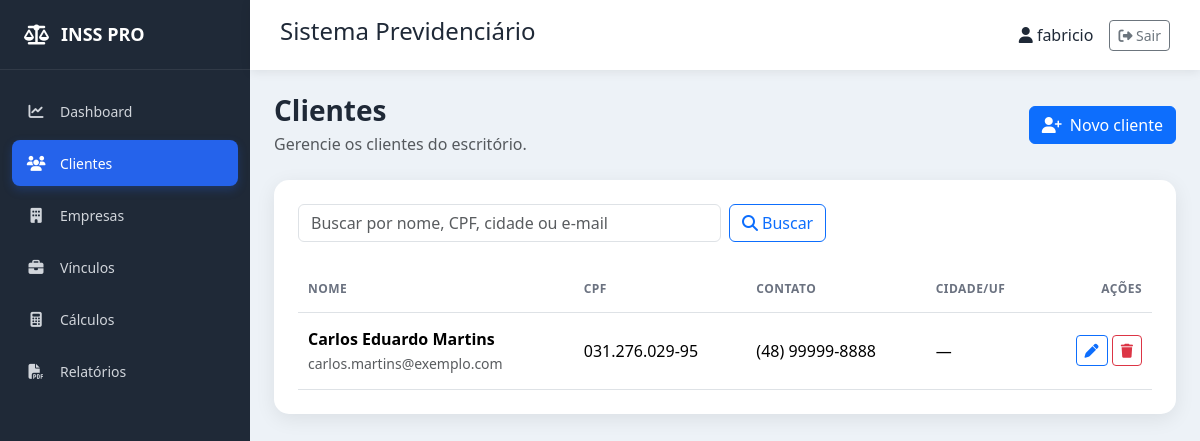
The app's page /clientes/ (signed in) with its own data.
### clientes/models.py (models this page shows, shortened)
class Cliente(models.Model):
    SEXO = [
        ("M", "Masculino"),
        ("F", "Feminino"),
    ]
    ESTADO_CIVIL = [
        ("Solteiro", "Solteiro"),
        ("Casado", "Casado"),
        ("Divorciado", "Divorciado"),
        ("Viúvo", "Viúvo"),
        ("União Estável", "União Estável"),
    ]
    nome = models.CharField(
        max_length=200
    )
    cpf = models.CharField(
        max_length=14,
        unique=True
    )
    rg = models.CharField(
        max_length=20,
        blank=True
    )
    nascimento = models.DateField()
    sexo = models.CharField(
        max_length=1,
        choices=SEXO
    )
    estado_civil = models.CharField(
        max_length=20,
        choices=ESTADO_CIVIL,
        blank=True
    )
    telefone = models.CharField(
        max_length=20,
        blank=True
    )
    celular = models.CharField(
        max_length=20,
        blank=True
    )
    email = models.EmailField(
        blank=True
    )
    cep = models.CharField(
        max_length=10,
        blank=True
    )
    endereco = models.CharField(
        max_length=200,
        blank=True
    )
    numero = models.CharField(
        max_length=10,
        blank=True
    )
    complemento = models.CharField(
        max_length=100,
        blank=True
    )
    bairro = models.CharField(
        max_length=100,
        blank=True
    )
    cidade = models.CharField(
        max_length=100,
        blank=True
    )
    estado = models.CharField(
        max_length=2,
        blank=True
    )
    pis = models.CharField(
        max_length=20,
        blank=True
    )
    beneficio = models.CharField(
        max_length=30,
        blank=True
    )
    observacoes = models.TextField(
        blank=True
    )
    criado_em = models.DateTimeField(
        auto_now_add=True
    )
    atualizado_em = models.DateTimeField(
        auto_now=True
    )
    class Meta:
        ordering = ["nome"]
        verbose_name = "Cliente"
        verbose_name_plural = "Clientes"

### clientes/views.py (the view)
# urls.py: path("clientes/", views.lista, name="lista"),
def lista(request):
    termo = request.GET.get("q", "").strip()
    clientes = Cliente.objects.all()
    if termo:
        clientes = clientes.filter(
            Q(nome__icontains=termo) | Q(cpf__icontains=termo) | Q(cidade__icontains=termo) | Q(email__icontains=termo)
        )
    return render(request, "clientes/lista.html", {"clientes": clientes, "termo": termo})

### templates/clientes/lista.html (shortened to what this page needs)
{% extends "base.html" %}
{% block content %}
<div class="page-header d-flex flex-wrap justify-content-between align-items-center gap-3 mb-4"><div><h1 class="h3 mb-1">Clientes</h1><p class="text-muted mb-0">Gerencie os clientes do escritório.</p></div><a href="{% url 'clientes:cadastrar' %}" class="btn btn-primary"><i class="fa-solid fa-user-plus me-2"></i>Novo cliente</a></div>
<div class="card content-card"><div class="card-body p-4"><form method="get" class="row g-2 mb-4"><div class="col-md-8 col-lg-6"><input type="search" name="q" value="{{ termo }}" class="form-control" placeholder="Buscar por nome, CPF, cidade ou e-mail"></div><div class="col-auto"><button class="btn btn-outline-primary" type="submit"><i class="fa-solid fa-magnifying-glass me-1"></i>Buscar</button></div>{% if termo %}<div class="col-auto"><a href="{% url 'clientes:lista' %}" class="btn btn-outline-secondary">Limpar</a></div>{% endif %}</form><div class="table-responsive"><table class="table align-middle mb-0"><thead><tr><th>Nome</th><th>CPF</th><th>Contato</th><th>Cidade/UF</th><th class="text-end">Ações</th></tr></thead><tbody>{% for cliente in clientes %}<tr><td><strong>{{ cliente.nome }}</strong><br><small class="text-muted">{{ cliente.email|default:"Sem e-mail" }}</small></td><td>{{ cliente.cpf }}</td><td>{{ cliente.celular|default:cliente.telefone|default:"Não informado" }}</td><td>{% if cliente.cidade %}{{ cliente.cidade }}{% if cliente.estado %}/{{ cliente.estado }}{% endif %}{% else %}—{% endif %}</td><td class="text-end text-nowrap"><a href="{% url 'clientes:editar' cliente.pk %}" class="btn btn-sm btn-outline-primary" aria-label="Editar {{ cliente.nome }}"><i class="fa-solid fa-pen"></i></a> <a href="{% url 'clientes:excluir' cliente.pk %}" class="btn btn-sm btn-outline-danger" aria-label="Excluir {{ cliente.nome }}"><i class="fa-solid fa-trash"></i></a></td></tr>{% empty %}<tr><td colspan="5" class="text-center py-5 text-muted"><i class="fa-solid fa-users fs-2 d-block mb-2"></i>{% if termo %}Nenhum cliente encontrado para a busca.{% else %}Nenhum cliente cadastrado ainda.{% endif %}</td></tr>{% endfor %}</tbody></table></div></div></div>
{% endblock %}

### templates/navbar.html (shortened to what this page needs)
<div class="topbar">
    <h4>Sistema Previdenciário</h4>
    <div class="d-flex align-items-center gap-3">
        <span>
            <i class="fa-solid fa-user"></i>
            {{ request.user.username }}
        </span>
        <form method="post" action="{% url 'logout' %}" class="m-0">
            <button type="submit"
                    class="btn btn-outline-secondary btn-sm">
                <i class="fa-solid fa-right-from-bracket"></i>
                Sair
            </button>
        </form>
    </div>
</div>

### static/css/style.css (style rules this page uses)
* { margin: 0; padding: 0; box-sizing: border-box; }
body { font-family: "Segoe UI", Arial, sans-serif; background: #edf2f7; color: #1f2937; }
.topbar { height: 70px; background: white; box-shadow: 0 2px 10px rgba(0, 0, 0, 0.08); display: flex; align-items: center; justify-content: space-between; padding: 0 30px; }
.page-header h1 { font-weight: 700; }
.content-card { border: none; border-radius: 15px; box-shadow: 0 5px 20px rgba(0, 0, 0, 0.08); }
.content-card .table thead th { color: #6b7280; font-size: 12px; text-transform: uppercase; letter-spacing: .04em; border-bottom-width: 1px; }
.content-card .table td, .content-card .table th { padding: 14px 10px; }

### records on screen
Cliente: nome "Carlos Eduardo Martins", email "carlos.martins@exemplo.com", cpf "031.276.029-95", celular "(48) 99999-8888"

### other values on screen
{{ request.user.username }} "fabricio"
